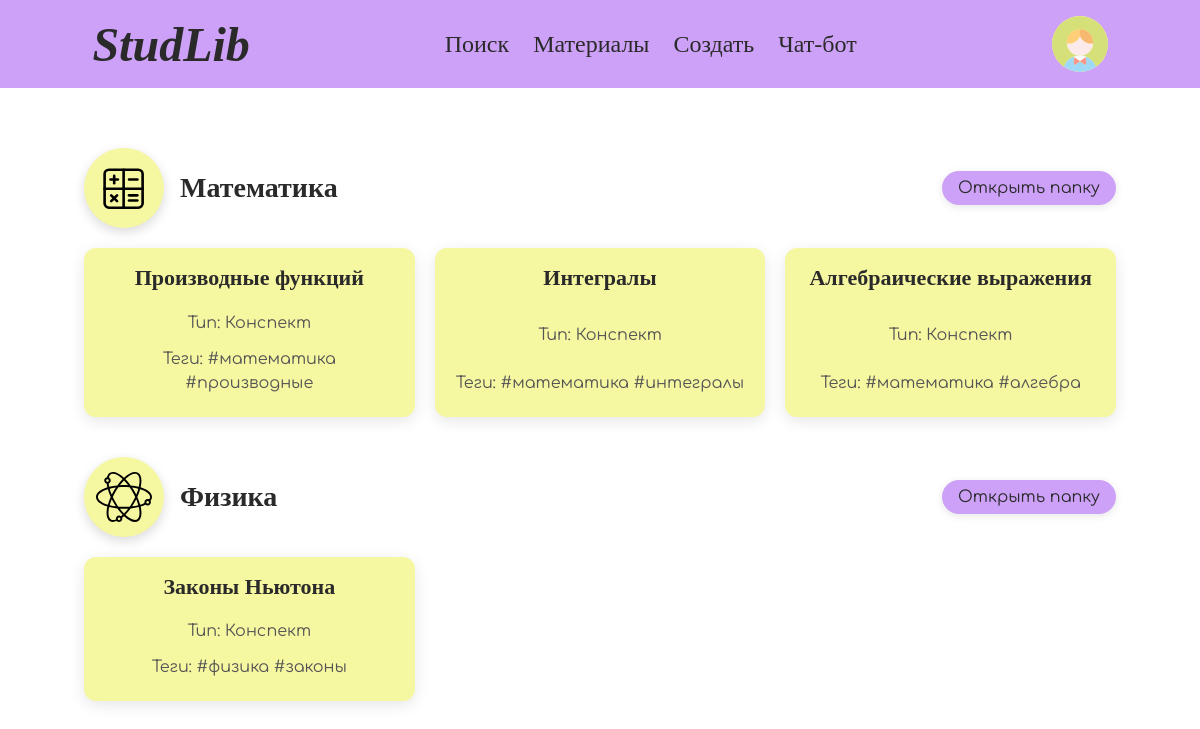
The page /folders/list.php on the database its author committed.
### tables this page shows
CREATE TABLE IF NOT EXISTS materials (
    id INT AUTO_INCREMENT PRIMARY KEY,
    name VARCHAR(100) NOT NULL,
    type_id INT NOT NULL,
    folder_id INT DEFAULT NULL,
    user_id INT NOT NULL,
    path VARCHAR(255) DEFAULT NULL,
    tags TEXT DEFAULT NULL,
    content TEXT DEFAULT NULL,
    FOREIGN KEY (type_id) REFERENCES mat_types(id) ON DELETE CASCADE,
    FOREIGN KEY (folder_id) REFERENCES folders(id) ON DELETE CASCADE,
    FOREIGN KEY (user_id) REFERENCES users(id) ON DELETE CASCADE
);

CREATE TABLE IF NOT EXISTS users (
    id INT AUTO_INCREMENT PRIMARY KEY,
    username VARCHAR(100) NOT NULL UNIQUE,
    password VARCHAR(255) NOT NULL,
    display_name VARCHAR(255) DEFAULT NULL,
    avatar VARCHAR(100) DEFAULT NULL
);

CREATE TABLE IF NOT EXISTS folders (
    id INT AUTO_INCREMENT PRIMARY KEY,
    name VARCHAR(100) NOT NULL,
    user_id INT NOT NULL,
    tags TEXT DEFAULT NULL,
    icon VARCHAR(50) DEFAULT NULL,
    FOREIGN KEY (user_id) REFERENCES users(id) ON DELETE CASCADE
);

CREATE TABLE IF NOT EXISTS mat_types (
    id INT AUTO_INCREMENT PRIMARY KEY,
    name VARCHAR(50) UNIQUE NOT NULL
);

### config/user_avatar.php (called while the page is built, shortened)
<?php
function getUserAvatar($pdo, $user_id) {
    try {
        $stmt = $pdo->prepare("SELECT avatar FROM users WHERE id = ?");
        $stmt->execute([$user_id]);
        $user = $stmt->fetch();
        return $user['avatar'] ?? null;
    } catch (PDOException $e) {
        return null;
    }
}
?>

### folders/list.php (the view, shortened to what this page needs)
<?php
require '../config/db.php';
require '../config/user_avatar.php';
$user_id = $_SESSION['user_id'] ?? 1;
$stmt = $pdo->prepare("SELECT * FROM folders WHERE user_id = ? ORDER BY name");
$stmt->execute([$user_id]);
$folders = $stmt->fetchAll();
$stmt = $pdo->prepare("
    SELECT m.*, mt.name AS type_name
    FROM materials m
    LEFT JOIN mat_types mt ON m.type_id = mt.id
    WHERE m.user_id = ?
");
$stmt->execute([$user_id]);
$all_materials = $stmt->fetchAll();
$materials_by_folder = [];
foreach ($all_materials as $mat) {
    $fid = $mat['folder_id'] ?? 0;
    $materials_by_folder[$fid][] = $mat;
}
?>
<!DOCTYPE html>
<html lang="ru">
<head>
    <link rel="stylesheet" href="../assets/css/main.css">
</head>
<body>
    <?php require_once __DIR__ . '/../includes/header.php'; ?>
<main>
<?php foreach ($folders as $folder):
        $folder_mats = $materials_by_folder[$folder['id']] ?? [];
    ?>
        <div class="folder-section">
            <div class="folder-header">
                <div class="folder-icon">
                    <?php if (!empty($folder['icon'])): ?>
                        <img src="../assets/icons/<?php echo htmlspecialchars($folder['icon']); ?>" alt="<?php echo htmlspecialchars($folder['name']); ?>">
                    <?php endif; ?>
                </div>
                <div class="folder-title"><?php echo htmlspecialchars($folder['name']); ?></div>
                <a href="../folders/view.php?id=<?php echo $folder['id']; ?>" class="open-folder-btn">Открыть папку</a>
            </div>
        <?php if (!empty($folder_mats)): ?>
            <div class="materials-grid">
                <?php foreach ($folder_mats as $mat): ?>
                    <a href="../materials/view.php?id=<?php echo $mat['id']; ?>&return_to=<?php echo urlencode('folders/list.php'); ?>" class="material-card material-card-yellow">
                        <h3><?php echo htmlspecialchars($mat['name']); ?></h3>
                        <p>Тип: <?php echo htmlspecialchars($mat['type_name'] ?? 'Не указан'); ?></p>
                        <p>Теги: <?php echo htmlspecialchars($mat['tags']); ?></p>
                    </a>
                <?php endforeach; ?>
            </div>
        <?php else: ?>
            <div class="empty-folder">
                В папке пока нет материалов
            </div>
        <?php endif; ?>
        </div>
    <?php endforeach; ?>
</main>
</body>
</html>

### includes/header.php (shortened to what this page needs)
<?php
require_once __DIR__ . '/../config/user_avatar.php';
$user_id = $user_id ?? $_SESSION['user_id'] ?? null;
$user_avatar = $user_id ? getUserAvatar($pdo, $user_id) : null;
$scriptPath = $_SERVER['SCRIPT_NAME'];
$scriptDir = dirname($scriptPath);
$basePath = ($scriptDir !== '/' && $scriptDir !== '.' && $scriptDir !== '\\') ? '../' : '';
$cabinetPath = strpos($_SERVER['SCRIPT_NAME'], 'cabinet/') !== false ? 'index.php' : $basePath . 'cabinet/index.php';
?>
<header class="main-header">
    <div class="header-row">
        <div class="header-title">StudLib</div>
        <nav class="header-nav">
            <a href="<?= $basePath ?>search/index.php">Поиск</a>
            <a href="<?= $basePath ?>folders/list.php">Материалы</a>
            <div class="dropdown">
                <label for="add-dropdown" class="dropdown-toggle">Создать</label>
            </div>
            <a href="https://web.telegram.org/k/">Чат-бот</a>
        </nav>
        <div class="profile-inline">
            <a href="<?= $cabinetPath ?>" class="prof_pic" title="Личный кабинет">
                <?php if (!empty($user_avatar)): ?>
                    <img src="<?= $basePath ?>assets/avatars/<?= htmlspecialchars($user_avatar) ?>" alt="Аватар">
                <?php endif; ?>
            </a>
        </div>
    </div>
</header>

### assets/css/main.css (style rules this page uses)
* { margin: 0; padding: 0; box-sizing: border-box; }
:root { --fs-body: clamp(20px, 2vw, 36px); --fs-h1: clamp(36px, 4vw, 64px); --fs-h2: clamp(28px, 3.5vw, 48px); --fs-label: clamp(20px, 2.2vw, 32px); --fs-btn: clamp(16px, 1.8vw, 24px); --fs-tooltip: clamp(14px, 1.5vw, 18px); --space-xs: clamp(4px, 1vw, 8px); --space-s: clamp(8px, 1.5vw, 16px); --space-m: clamp(12px, 2vw, 24px); --space-l: clamp(20px, 3vw, 40px); --bp-mobile: 600px; --bp-tablet: 850px; --bp-desktop: 1250px; }
body { font-family: Comfortaa, sans-serif; font-size: var(--fs-body); color: #2A2A2A; }
.main-header { width: 100%; background-color: #CCA1F7; padding: var(--space-s) var(--space-l); }
.header-row { max-width: 1600px; width: 90%; margin: 0 auto; display: flex; flex-wrap: wrap; align-items: center; justify-content: space-between; gap: var(--space-s); }
.header-title { font-family: Zvezda; font-size: var(--fs-h1); font-style: italic; font-weight: bold; white-space: nowrap; }
.header-nav { display: flex; flex-wrap: wrap; gap: var(--space-m); font-family: Bulbasaur; font-size: clamp(16px, 2vw, 24px); }
.header-nav a { text-decoration: none; color: #2A2A2A; transition: color 0.2s ease, transform 0.1s ease; }
.profile-inline { display: flex; align-items: center; gap: var(--space-s); font-size: var(--fs-btn); }
.prof_pic { width: clamp(40px, 5vw, 56px); height: clamp(40px, 5vw, 56px); background-color: #F6F7A1; border-radius: 50%; overflow: hidden; cursor: pointer; transition: transform 0.2s ease, box-shadow 0.2s ease; flex-shrink: 0; }
.prof_pic img { width: 100%; height: 100%; object-fit: cover; display: block; }
.dropdown { position: relative; display: inline-block; }
.dropdown-toggle { display: inline-block; cursor: pointer; padding: 0; font-family: Bulbasaur; }
main { max-width: 1600px; width: 90%; margin: var(--space-l) auto; padding: var(--space-m); }
.materials-grid { display: grid; grid-template-columns: repeat(auto-fill, minmax(250px, 1fr)); gap: 20px; margin-top: 20px; margin-bottom: 32px; }
.material-card { display: flex; flex-direction: column; justify-content: space-between; border-radius: 12px; padding: 16px; box-shadow: 0 4px 15px rgba(0,0,0,0.1); text-align: center; transition: transform 0.2s ease, box-shadow 0.2s ease; overflow-wrap: break-word; hyphens: auto; text-decoration: none; cursor: pointer; }
.material-card.material-card-yellow, .material-card-yellow { background-color: #F6F7A1; }
.material-card h3 { margin: 0 0 12px 0; color: #2A2A2A; font-family: Bulbasaur; font-size: clamp(18px, 2.2vw, 22px); line-height: 1.3; }
.material-card p { color: #555; font-family: Comfortaa; font-size: clamp(14px, 1.8vw, 16px); margin: 6px 0; padding: 0; line-height: 1.5; }
.folder-section { margin-bottom: 40px; padding-bottom: 0; border-bottom: none; }
.folder-section .folder-header { margin-bottom: 20px; }
.folder-header { display: flex; align-items: center; gap: clamp(8px, 1.5vw, 16px); flex-wrap: wrap; justify-content: flex-start; }
.folder-icon { width: clamp(60px, 8vw, 80px); height: clamp(60px, 8vw, 80px); border-radius: 50%; display: flex; align-items: center; justify-content: center; font-size: clamp(24px, 3vw, 32px); flex-shrink: 0; box-shadow: 0 4px 12px rgba(0,0,0,0.15); background-color: #F6F7A1; overflow: hidden; transition: border 0.2s ease; }
.folder-icon img { width: 100%; height: 100%; object-fit: contain; padding: 12px; }
.folder-title { font-family: Zvezda; font-size: clamp(18px, 2.5vw, 28px); font-weight: bold; color: #2A2A2A; flex: 1 1 auto; min-width: 0; }
.folder-header .open-folder-btn { flex-shrink: 0; margin-left: auto; }
.open-folder-btn { font-family: Comfortaa; background: #CCA1F7; color: #2a2a2a; padding: clamp(6px, 1vw, 8px) clamp(12px, 1.5vw, 16px); border-radius: 20px; text-decoration: none; font-size: clamp(12px, 1.5vw, 16px); box-shadow: 0 2px 8px rgba(0,0,0,0.1); transition: background-color 0.2s ease, box-shadow 0.2s ease, transform 0.1s ease; white-space: nowrap; }

### rows shown on the page
materials: folder.avatar (picture), name "Алгебраические выражения", type.name "Конспект", tags "#математика #алгебра"
folders: icon (picture), name "Математика"
materials: name "Производные функций", type.name "Конспект", tags "#математика #производные"
materials: name "Интегралы", type.name "Конспект", tags "#математика #интегралы"
folders: icon (picture), name "Физика"
materials: name "Законы Ньютона", type.name "Конспект", tags "#физика #законы"
